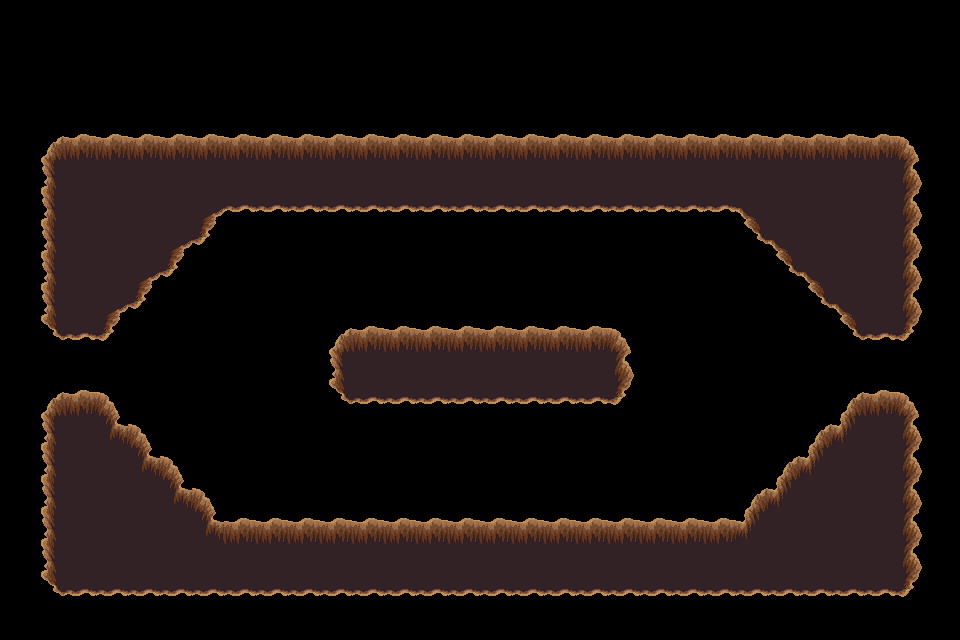

A 2D game scene composited from a Tiled map and its tileset images. What follows is a short description and the map's XML, with every tile layer's data as written:
An orthogonal 30x20 tile map with 32x32 px tiles, 1 tile layer (trou).

<map version="1.5" tiledversion="1.7.2" orientation="orthogonal" renderorder="right-down" width="30" height="20" tilewidth="32" tileheight="32" infinite="0" nextlayerid="9" nextobjectid="1">
 <tileset firstgid="1" source="../../../dungeon_green.tsx" />
 <layer id="8" name="trou" width="30" height="20">
  <data encoding="csv">
0,0,0,0,0,0,0,0,0,0,0,0,0,0,0,0,0,0,0,0,0,0,0,0,0,0,0,0,0,0,
0,0,0,0,0,0,0,0,0,0,0,0,0,0,0,0,0,0,0,0,0,0,0,0,0,0,0,0,0,0,
0,0,0,0,0,0,0,0,0,0,0,0,0,0,0,0,0,0,0,0,0,0,0,0,0,0,0,0,0,0,
0,0,0,0,0,0,0,0,0,0,0,0,0,0,0,0,0,0,0,0,0,0,0,0,0,0,0,0,0,0,
0,432,433,433,433,433,433,433,433,433,433,433,433,433,433,433,433,433,433,433,433,433,433,433,433,433,433,433,434,0,
0,455,456,456,456,456,456,456,456,456,456,456,456,456,456,456,456,456,456,456,456,456,456,456,456,456,456,456,457,0,
0,455,456,456,456,456,387,479,479,479,479,479,479,479,479,479,479,479,479,479,479,479,479,388,456,456,456,456,457,0,
0,455,456,456,456,387,480,0,0,0,0,0,0,0,0,0,0,0,0,0,0,0,0,478,388,456,456,456,457,0,
0,455,456,456,387,480,0,0,0,0,0,0,0,0,0,0,0,0,0,0,0,0,0,0,478,388,456,456,457,0,
0,455,456,387,480,0,0,0,0,0,0,0,0,0,0,0,0,0,0,0,0,0,0,0,0,478,388,456,457,0,
0,478,479,480,0,0,0,0,0,0,432,433,433,433,433,433,433,433,433,434,0,0,0,0,0,0,478,479,480,0,
0,0,0,0,0,0,0,0,0,0,455,456,456,456,456,456,456,456,456,457,0,0,0,0,0,0,0,0,0,0,
0,432,433,434,0,0,0,0,0,0,478,479,479,479,479,479,479,479,479,480,0,0,0,0,0,0,432,433,434,0,
0,455,456,410,434,0,0,0,0,0,0,0,0,0,0,0,0,0,0,0,0,0,0,0,0,432,411,456,457,0,
0,455,456,456,410,434,0,0,0,0,0,0,0,0,0,0,0,0,0,0,0,0,0,0,432,411,456,456,457,0,
0,455,456,456,456,410,434,0,0,0,0,0,0,0,0,0,0,0,0,0,0,0,0,432,411,456,456,456,457,0,
0,455,456,456,456,456,410,433,433,433,433,433,433,433,433,433,433,433,433,433,433,433,433,411,456,456,456,456,457,0,
0,455,456,456,456,456,456,456,456,456,456,456,456,456,456,456,456,456,456,456,456,456,456,456,456,456,456,456,457,0,
0,478,479,479,479,479,479,479,479,479,479,479,479,479,479,479,479,479,479,479,479,479,479,479,479,479,479,479,480,0,
0,0,0,0,0,0,0,0,0,0,0,0,0,0,0,0,0,0,0,0,0,0,0,0,0,0,0,0,0,0
</data>
 </layer>
</map>
